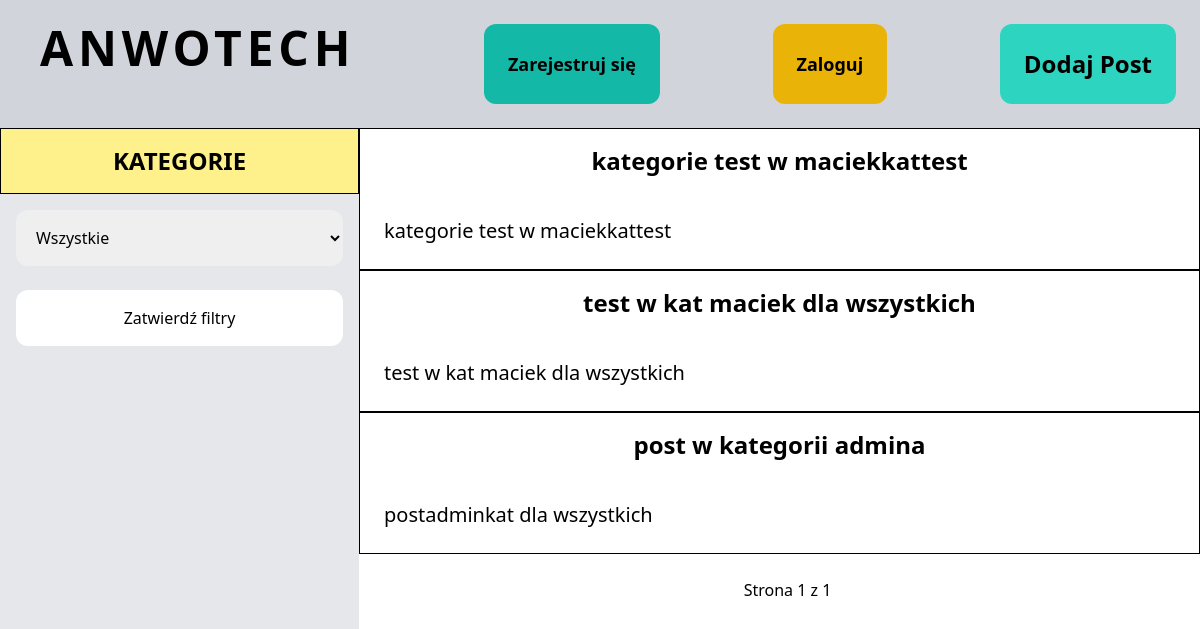
The page / on the database its author committed.
### topic/models.py (models this page shows, shortened)
class Topic(models.Model):
    STATUS_CHOICES = (
        ('tylko dla mnie', 'Tylko dla mnie'),
        ('dla wszystkich', 'Dla wszystkich'),
        ('dla zalogowanych', 'Dla zalogowanych')
    )
    category = models.ForeignKey(Category,related_name='topics', on_delete=models.CASCADE)
    name = models.CharField(max_length=50)
    content = models.TextField(blank=True, null=True)
    status = models.CharField(max_length=16, choices=STATUS_CHOICES, default='Tylko dla mnie')
    created_at = models.DateTimeField(auto_now_add=True)
    created_by = models.ForeignKey(User, related_name='topics', on_delete=models.CASCADE)
    class Meta:
        ordering = ("-created_at",)

### core/views.py (the view)
# urls.py: path('', views.index, name='index'),
def index(request):
    topics = Topic.objects.all()
    categories = Category.objects.all()
    page = Paginator(topics, 9)
    page_list = request.GET.get('page')
    page = page.get_page(page_list)
    context = {
        'categories':categories,
        'page':page,
        'topics':topics,
    }
    return render(request, 'core/index.html', context)

### core/Templates/core/index.html (shortened to what this page needs)
{% extends 'core/base.html' %}
{% block content %}
    <div class="flex min-h-screen">
        <div class="w-96 flex flex-col items-center bg-gray-200 ">
            <p class="py-4 flex justify-center w-full font-semibold text-2xl border border-black bg-yellow-200">KATEGORIE<p>
            <div class="flex justify-center py-4 px-4">
                <form action="{% url 'topic:filter' %}" method="get">
                <select name="category" class="px-4 py-4 rounded-xl">
                    <option value="">Wszystkie</option>
                </select>
                <br>
                <br>
                <input type="submit" value="Zatwierdź filtry" class="w-full px-4 py-4 rounded-xl cursor-pointer bg-white hover:bg-green-600">
                </form>
            </div>
        </div>
        <div class="w-screen">
            {% for topic in page %}
            {%if category.id == category_id %}
                {% if topic.status != 'Ukryty' %}
                    {% if topic.status == 'dla wszystkich' or request.user == topic.created_by or request.user.is_authenticated and topic.status == 'dla zalogowanych' %}
                    <div class="border border-black">
                        <div class="px-6 py-4 flex items-center justify-center">
                            <a href="{% url 'topic:full' topic.id %}" class="font-semibold text-2xl hover:text-red-400"><p>{{ topic.name }}</p></a>
                        </div>
                        <div>
                            <p class="px-6 py-6 text-xl">{{topic.content|truncatechars:70}}</p>
                        </div>
                    </div>
                    {% endif %}
                {% endif %}
            {% endif %}
            {% endfor %}
            <nav aria-label="Page navigation example" class="flex justify-center px-6 py-6">
                <p class="px-2 py-2">
                    <h2>Strona {{page.number}} z {{ page.paginator.num_pages }}</h2>
                </p>
              </nav>
        </div>
    </div>
{% endblock %}

### core/Templates/core/base.html (shortened to what this page needs)
<!DOCTYPE html>
<html lang="en">
<head>
    <script src="https://cdn.tailwindcss.com"></script>
<body>
    <div class="py-6 px-6 w-full h-32 flex justify-between bg-gray-300">
            <a href="/"><h3 class="font-semibold tracking-widest text-5xl px-4">ANWOTECH</h3></a>
            {% if request.user.is_authenticated %}
                <p class="flex justify-center text-2xl font-semibold">
                    Zalogowano jako: {{user.username}}
                </p>
                <a href="{% url 'logout' %}" class=" flex items-center px-6 py-3 text-lg font-semibold bg-teal-500 rounded-xl hover:bg-teal-700">Wyloguj</a>
            {% else %}
                <a href="{% url 'signup' %}" class="flex items-center px-6 py-3 text-lg font-semibold bg-teal-500 rounded-xl hover:bg-teal-700">Zarejestruj się</a>
                <a href="{% url 'login' %}" class="flex items-center px-6 py-3 text-lg font-semibold bg-yellow-500 rounded-xl hover:bg-yellow-700">Zaloguj</a>
            {% endif %}
            <div class="flex font-semibold text-2xl bg-teal-400 hover:bg-teal-500 items-center rounded-xl">
                <a href="{% url 'topic:new' %}" class="px-6 py-6">Dodaj Post</a>
            </div>
    </div>
    <div class="min-h-screen">
            {% block content %}
            {% endblock %}
    </div>
</body>
</html>

### rows shown on the page
Topic: name "kategorie test w maciekkattest", content "kategorie test w maciekkattest"
Topic: name "test w kat maciek dla wszystkich", content "test w kat maciek dla wszystkich"
Topic: name "post w kategorii admina", content "postadminkat dla wszystkich"

### other values the page prints
{{ page.number }} "1"
{{ page.paginator.num_pages }} "1"
